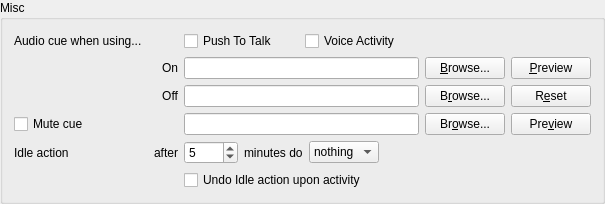
    <widget class="QGroupBox" name="qgbMisc">
     <property name="title">
      <string>Misc</string>
     </property>
     <layout class="QGridLayout" name="_2">
      <item row="2" column="4">
       <widget class="QLineEdit" name="qlePushClickPathOff">
        <property name="toolTip">
         <string>Gets played when stopping to transmit</string>
        </property>
        <property name="accessibleName">
         <string>Path to audio file</string>
        </property>
        <property name="accessibleDescription">
         <string>Path to audio cue file when stopping to speak. Use the &quot;browse&quot; button to open a file dialog.</string>
        </property>
       </widget>
      </item>
      <item row="4" column="4">
       <layout class="QHBoxLayout" name="horizontalLayout">
        <item>
         <widget class="QSpinBox" name="qsbIdle">
          <property name="accessibleName">
           <string>Idle action time threshold (in minutes)</string>
          </property>
          <property name="minimum">
           <number>1</number>
          </property>
          <property name="maximum">
           <number>5000</number>
          </property>
          <property name="value">
           <number>5</number>
          </property>
         </widget>
        </item>
        <item>
         <widget class="QLabel" name="qlIdle">
          <property name="minimumSize">
           <size>
            <width>30</width>
            <height>0</height>
           </size>
          </property>
          <property name="text">
           <string>minutes do</string>
          </property>
         </widget>
        </item>
        <item>
         <widget class="MUComboBox" name="qcbIdleAction">
          <property name="accessibleName">
           <string>Idle action</string>
          </property>
          <property name="accessibleDescription">
           <string>Select what to do when being idle for a configurable amount of time. Default: nothing</string>
          </property>
          <item>
           <property name="text">
            <string>nothing</string>
           </property>
          </item>
          <item>
           <property name="text">
            <string>deafen</string>
           </property>
          </item>
          <item>
           <property name="text">
            <string>mute</string>
           </property>
          </item>
         </widget>
        </item>
        <item>
         <spacer name="horizontalSpacer">
          <property name="orientation">
           <enum>Qt::Horizontal</enum>
          </property>
          <property name="sizeHint" stdset="0">
           <size>
            <width>40</width>
            <height>20</height>
           </size>
          </property>
         </spacer>
        </item>
       </layout>
      </item>
      <item row="3" column="4">
       <widget class="QLineEdit" name="qleMuteCuePath">
        <property name="toolTip">
         <string>Gets played when you are trying to speak while being muted</string>
        </property>
        <property name="accessibleName">
         <string>Path to audio file</string>
        </property>
        <property name="accessibleDescription">
         <string>Path to mute cue file. Use the &quot;browse&quot; button to open a file dialog.</string>
        </property>
       </widget>
      </item>
      <item row="3" column="5">
       <widget class="QPushButton" name="qpbMuteCueBrowse">
        <property name="toolTip">
         <string>Browse for mute cue audio file</string>
        </property>
        <property name="text">
         <string>Br&amp;owse...</string>
        </property>
       </widget>
      </item>
      <item row="1" column="4">
       <widget class="QLineEdit" name="qlePushClickPathOn">
        <property name="toolTip">
         <string>Gets played when starting to transmit</string>
        </property>
        <property name="accessibleName">
         <string>Path to audio file</string>
        </property>
        <property name="accessibleDescription">
         <string>Path to audio cue file when starting to speak. Use the &quot;browse&quot; button to open a file dialog.</string>
        </property>
       </widget>
      </item>
      <item row="4" column="0" colspan="2">
       <widget class="QLabel" name="qliIdle">
        <property name="text">
         <string>Idle action</string>
        </property>
       </widget>
      </item>
      <item row="2" column="3">
       <widget class="QLabel" name="qlPushClickOff">
        <property name="text">
         <string>Off</string>
        </property>
        <property name="alignment">
         <set>Qt::AlignRight|Qt::AlignTrailing|Qt::AlignVCenter</set>
        </property>
        <property name="buddy">
         <cstring>qlePushClickPathOff</cstring>
        </property>
       </widget>
      </item>
      <item row="4" column="3">
       <widget class="QLabel" name="qlIdle2">
        <property name="text">
         <string>after</string>
        </property>
       </widget>
      </item>
      <item row="2" column="6">
       <widget class="QPushButton" name="qpbPushClickReset">
        <property name="toolTip">
         <string>Reset audio cue to default</string>
        </property>
        <property name="whatsThis">
         <string>&lt;b&gt;Reset&lt;/b&gt;&lt;br/&gt;Reset the paths for the files to their default.</string>
        </property>
        <property name="text">
         <string>R&amp;eset</string>
        </property>
       </widget>
      </item>
      <item row="3" column="6">
       <widget class="QPushButton" name="qpbMuteCuePreview">
        <property name="toolTip">
         <string>Preview the mute cue</string>
        </property>
        <property name="text">
         <string>Pre&amp;view</string>
        </property>
       </widget>
      </item>
      <item row="2" column="5">
       <widget class="QPushButton" name="qpbPushClickBrowseOff">
        <property name="toolTip">
         <string>Browse for off audio file</string>
        </property>
        <property name="text">
         <string>B&amp;rowse...</string>
        </property>
       </widget>
      </item>
      <item row="5" column="4">
       <widget class="QCheckBox" name="qcbUndoIdleAction">
        <property name="toolTip">
         <string>The idle action will be reversed upon any key or mouse button input</string>
        </property>
        <property name="text">
         <string>Undo Idle action upon activity</string>
        </property>
       </widget>
      </item>
      <item row="3" column="0">
       <widget class="QCheckBox" name="qcbMuteCue">
        <property name="accessibleDescription">
         <string>The mute cue is an audio sample which plays when you are trying to speak while being muted</string>
        </property>
        <property name="text">
         <string>Mute cue</string>
        </property>
       </widget>
      </item>
      <item row="1" column="5">
       <widget class="QPushButton" name="qpbPushClickBrowseOn">
        <property name="toolTip">
         <string>Browse for on audio file</string>
        </property>
        <property name="text">
         <string>&amp;Browse...</string>
        </property>
       </widget>
      </item>
      <item row="1" column="6">
       <widget class="QPushButton" name="qpbPushClickPreview">
        <property name="toolTip">
         <string>Preview both audio cues</string>
        </property>
        <property name="whatsThis">
         <string>&lt;b&gt;Preview&lt;/b&gt;&lt;br/&gt;Plays the current &lt;i&gt;on&lt;/i&gt; sound followed by the current &lt;i&gt;off&lt;/i&gt; sound.</string>
        </property>
        <property name="text">
         <string>&amp;Preview</string>
        </property>
       </widget>
      </item>
      <item row="1" column="3">
       <widget class="QLabel" name="qlPushClickOn">
        <property name="text">
         <string>On</string>
        </property>
        <property name="alignment">
         <set>Qt::AlignRight|Qt::AlignTrailing|Qt::AlignVCenter</set>
        </property>
        <property name="buddy">
         <cstring>qlePushClickPathOn</cstring>
        </property>
       </widget>
      </item>
      <item row="0" column="0">
       <widget class="QLabel" name="qlAudioCue">
        <property name="text">
         <string>Audio cue when using...</string>
        </property>
       </widget>
      </item>
      <item row="0" column="4">
       <layout class="QHBoxLayout" name="horizontalLayout_4">
        <item>
         <widget class="QCheckBox" name="qcbEnableCuePTT">
          <property name="toolTip">
           <string>Audible audio cue when starting or stopping to transmit using Push To Talk</string>
          </property>
          <property name="whatsThis">
           <string>&lt;b&gt;This enables transmission audio cues when using Push To Talk.&lt;/b&gt;&lt;br /&gt;Setting this will give you a short audio beep when you start and stop transmitting.</string>
          </property>
          <property name="text">
           <string>Push To Talk</string>
          </property>
         </widget>
        </item>
        <item>
         <widget class="QCheckBox" name="qcbEnableCueVAD">
          <property name="toolTip">
           <string>Audible audio cue when starting or stopping to transmit using Voice Activity</string>
          </property>
          <property name="whatsThis">
           <string>&lt;b&gt;This enables transmission audio cues when using Voice Activity.&lt;/b&gt;&lt;br /&gt;Setting this will give you a short audio beep when you start and stop transmitting.</string>
          </property>
          <property name="text">
           <string>Voice Activity</string>
          </property>
         </widget>
        </item>
       </layout>
      </item>
     </layout>
    </widget>
